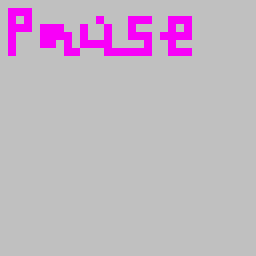

This game map was drawn from its Tiled (.tmx) file and the tilesets committed beside it. A one-line description and the full map source follow:
An orthogonal 32x32 tile map with 8x8 px tiles, 1 tile layer (Tile Layer 1).

<map version="1.10" tiledversion="1.10.2" orientation="orthogonal" renderorder="right-down" width="32" height="32" tilewidth="8" tileheight="8" infinite="0" nextlayerid="2" nextobjectid="1">
 <tileset firstgid="1" source="basic.tsx" />
 <layer id="1" name="Tile Layer 1" width="32" height="32">
  <data encoding="csv">
7,7,7,7,7,7,7,7,7,7,7,7,7,7,7,7,7,7,7,7,7,7,7,7,7,7,7,7,7,7,7,7,
7,13,13,13,7,7,7,7,7,7,7,7,7,7,7,7,7,7,7,7,7,7,7,7,7,7,7,7,7,7,7,7,
7,13,7,13,7,7,7,7,7,7,7,7,13,7,7,7,13,13,13,7,7,13,13,13,7,7,7,7,7,7,7,7,
7,13,13,13,7,13,13,13,7,7,13,7,7,13,7,7,13,7,7,7,7,13,7,13,7,7,7,7,7,7,7,7,
7,13,7,7,7,13,13,13,13,7,13,7,7,13,7,7,13,13,13,7,13,13,13,13,7,7,7,7,7,7,7,7,
7,13,7,7,7,13,13,7,13,7,13,13,13,13,7,7,7,7,13,7,7,13,7,7,7,7,7,7,7,7,7,7,
7,13,7,7,7,7,7,7,13,13,7,7,7,13,13,13,13,13,13,7,7,13,13,13,7,7,7,7,7,7,7,7,
7,7,7,7,7,7,7,7,7,7,7,7,7,7,7,7,7,7,7,7,7,7,7,7,7,7,7,7,7,7,7,7,
7,7,7,7,7,7,7,7,7,7,7,7,7,7,7,7,7,7,7,7,7,7,7,7,7,7,7,7,7,7,7,7,
7,7,7,7,7,7,7,7,7,7,7,7,7,7,7,7,7,7,7,7,7,7,7,7,7,7,7,7,7,7,7,7,
7,7,7,7,7,7,7,7,7,7,7,7,7,7,7,7,7,7,7,7,7,7,7,7,7,7,7,7,7,7,7,7,
7,7,7,7,7,7,7,7,7,7,7,7,7,7,7,7,7,7,7,7,7,7,7,7,7,7,7,7,7,7,7,7,
7,7,7,7,7,7,7,7,7,7,7,7,7,7,7,7,7,7,7,7,7,7,7,7,7,7,7,7,7,7,7,7,
7,7,7,7,7,7,7,7,7,7,7,7,7,7,7,7,7,7,7,7,7,7,7,7,7,7,7,7,7,7,7,7,
7,7,7,7,7,7,7,7,7,7,7,7,7,7,7,7,7,7,7,7,7,7,7,7,7,7,7,7,7,7,7,7,
7,7,7,7,7,7,7,7,7,7,7,7,7,7,7,7,7,7,7,7,7,7,7,7,7,7,7,7,7,7,7,7,
7,7,7,7,7,7,7,7,7,7,7,7,7,7,7,7,7,7,7,7,7,7,7,7,7,7,7,7,7,7,7,7,
7,7,7,7,7,7,7,7,7,7,7,7,7,7,7,7,7,7,7,7,7,7,7,7,7,7,7,7,7,7,7,7,
7,7,7,7,7,7,7,7,7,7,7,7,7,7,7,7,7,7,7,7,7,7,7,7,7,7,7,7,7,7,7,7,
7,7,7,7,7,7,7,7,7,7,7,7,7,7,7,7,7,7,7,7,7,7,7,7,7,7,7,7,7,7,7,7,
7,7,7,7,7,7,7,7,7,7,7,7,7,7,7,7,7,7,7,7,7,7,7,7,7,7,7,7,7,7,7,7,
7,7,7,7,7,7,7,7,7,7,7,7,7,7,7,7,7,7,7,7,7,7,7,7,7,7,7,7,7,7,7,7,
7,7,7,7,7,7,7,7,7,7,7,7,7,7,7,7,7,7,7,7,7,7,7,7,7,7,7,7,7,7,7,7,
7,7,7,7,7,7,7,7,7,7,7,7,7,7,7,7,7,7,7,7,7,7,7,7,7,7,7,7,7,7,7,7,
7,7,7,7,7,7,7,7,7,7,7,7,7,7,7,7,7,7,7,7,7,7,7,7,7,7,7,7,7,7,7,7,
7,7,7,7,7,7,7,7,7,7,7,7,7,7,7,7,7,7,7,7,7,7,7,7,7,7,7,7,7,7,7,7,
7,7,7,7,7,7,7,7,7,7,7,7,7,7,7,7,7,7,7,7,7,7,7,7,7,7,7,7,7,7,7,7,
7,7,7,7,7,7,7,7,7,7,7,7,7,7,7,7,7,7,7,7,7,7,7,7,7,7,7,7,7,7,7,7,
7,7,7,7,7,7,7,7,7,7,7,7,7,7,7,7,7,7,7,7,7,7,7,7,7,7,7,7,7,7,7,7,
7,7,7,7,7,7,7,7,7,7,7,7,7,7,7,7,7,7,7,7,7,7,7,7,7,7,7,7,7,7,7,7,
7,7,7,7,7,7,7,7,7,7,7,7,7,7,7,7,7,7,7,7,7,7,7,7,7,7,7,7,7,7,7,7,
7,7,7,7,7,7,7,7,7,7,7,7,7,7,7,7,7,7,7,7,7,7,7,7,7,7,7,7,7,7,7,7
</data>
 </layer>
</map>
